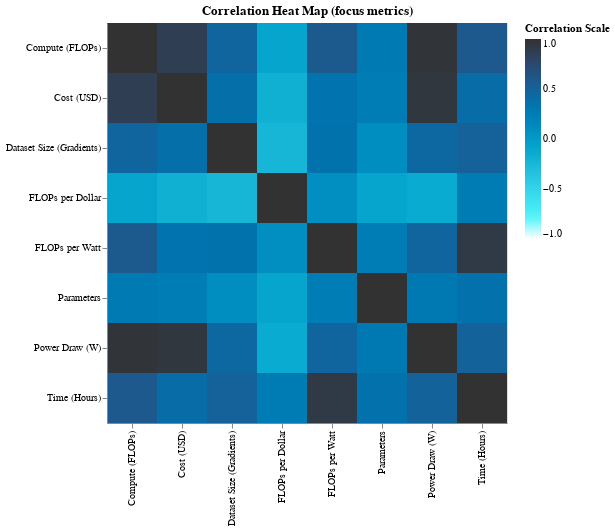

The notebook cell this image was saved under:
### Code cell
heat = alt.Chart(df_corr_all).transform_filter(
        alt.datum.year == year_param
  ).mark_rect().encode(
      alt.X('var1:N', title=''),
      alt.Y('var2:N', title=''),
      alt.Color('corr:Q', scale=alt.Scale(domain=[-1,1], scheme='darkblue', reverse=True), legend=alt.Legend(title="Correlation Scale")),
      tooltip=['var1','var2', alt.Tooltip('corr:Q', format='.2f')]
  ).properties(
      width=400, height=400, title='Correlation Heat Map (focus metrics)'
  )

final_heat = heat.add_params(year_param, corr_selection)

final_heat

### Figure 1 — Vega-Lite specification as saved in the notebook (floating-point values rounded to 4 significant figures; data arrays with more than 128 entries replaced by an {"elided": "..."} marker saying what was removed)
{"config": {"view": {"continuousWidth": 300, "continuousHeight": 300}}, "data": {"name": "data-4a1428667388983c3538f238f78ad3e2"}, "mark": {"type": "rect"}, "encoding": {"color": {"field": "corr", "legend": {"title": "Correlation Scale"}, "scale": {"domain": [-1, 1], "reverse": true, "scheme": "darkblue"}, "type": "quantitative"}, "tooltip": [{"field": "var1", "type": "nominal"}, {"field": "var2", "type": "nominal"}, {"field": "corr", "format": ".2f", "type": "quantitative"}], "x": {"field": "var1", "title": "", "type": "nominal"}, "y": {"field": "var2", "title": "", "type": "nominal"}}, "height": 400, "params": [{"name": "selected_year", "bind": {"input": "range", "max": 2023.0, "min": 2018.0, "name": "Year:", "step": 1}, "value": 2021.0}, {"name": "corr_select", "select": {"type": "point", "fields": ["var1", "var2"], "nearest": true, "on": "click"}, "value": [{"var1": "Compute (FLOPs)", "var2": "Cost (USD)"}]}], "title": "Correlation Heat Map (focus metrics)", "transform": [{"filter": "(datum.year === selected_year)"}], "width": 400, "$schema": "https://vega.github.io/schema/vega-lite/v5.20.1.json", "datasets": {"data-4a1428667388983c3538f238f78ad3e2": {"elided": "576 records"}}}
